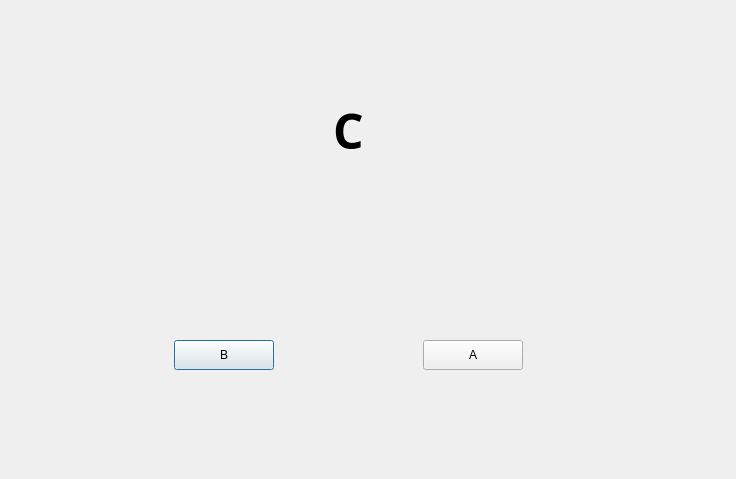
<?xml version="1.0" encoding="UTF-8"?>
<ui version="4.0">
 <class>C</class>
 <widget class="QDialog" name="C">
  <property name="geometry">
   <rect>
    <x>0</x>
    <y>0</y>
    <width>736</width>
    <height>479</height>
   </rect>
  </property>
  <property name="windowTitle">
   <string>Dialog</string>
  </property>
  <widget class="QLabel" name="label">
   <property name="geometry">
    <rect>
     <x>30</x>
     <y>20</y>
     <width>637</width>
     <height>220</height>
    </rect>
   </property>
   <property name="font">
    <font>
     <family>微软雅黑</family>
     <pointsize>36</pointsize>
     <weight>75</weight>
     <bold>true</bold>
    </font>
   </property>
   <property name="text">
    <string>C</string>
   </property>
   <property name="alignment">
    <set>Qt::AlignCenter</set>
   </property>
  </widget>
  <widget class="QWidget" name="layoutWidget">
   <property name="geometry">
    <rect>
     <x>30</x>
     <y>246</y>
     <width>637</width>
     <height>219</height>
    </rect>
   </property>
   <layout class="QHBoxLayout" name="horizontalLayout_2">
    <item>
     <spacer name="horizontalSpacer_4">
      <property name="orientation">
       <enum>Qt::Horizontal</enum>
      </property>
      <property name="sizeHint" stdset="0">
       <size>
        <width>40</width>
        <height>20</height>
       </size>
      </property>
     </spacer>
    </item>
    <item>
     <widget class="QPushButton" name="pushButton_3">
      <property name="minimumSize">
       <size>
        <width>100</width>
        <height>30</height>
       </size>
      </property>
      <property name="maximumSize">
       <size>
        <width>100</width>
        <height>30</height>
       </size>
      </property>
      <property name="text">
       <string>B</string>
      </property>
     </widget>
    </item>
    <item>
     <spacer name="horizontalSpacer_5">
      <property name="orientation">
       <enum>Qt::Horizontal</enum>
      </property>
      <property name="sizeHint" stdset="0">
       <size>
        <width>40</width>
        <height>20</height>
       </size>
      </property>
     </spacer>
    </item>
    <item>
     <widget class="QPushButton" name="pushButton_4">
      <property name="minimumSize">
       <size>
        <width>100</width>
        <height>30</height>
       </size>
      </property>
      <property name="text">
       <string>A</string>
      </property>
     </widget>
    </item>
    <item>
     <spacer name="horizontalSpacer_6">
      <property name="orientation">
       <enum>Qt::Horizontal</enum>
      </property>
      <property name="sizeHint" stdset="0">
       <size>
        <width>40</width>
        <height>20</height>
       </size>
      </property>
     </spacer>
    </item>
   </layout>
  </widget>
 </widget>
 <resources/>
 <connections/>
</ui>
